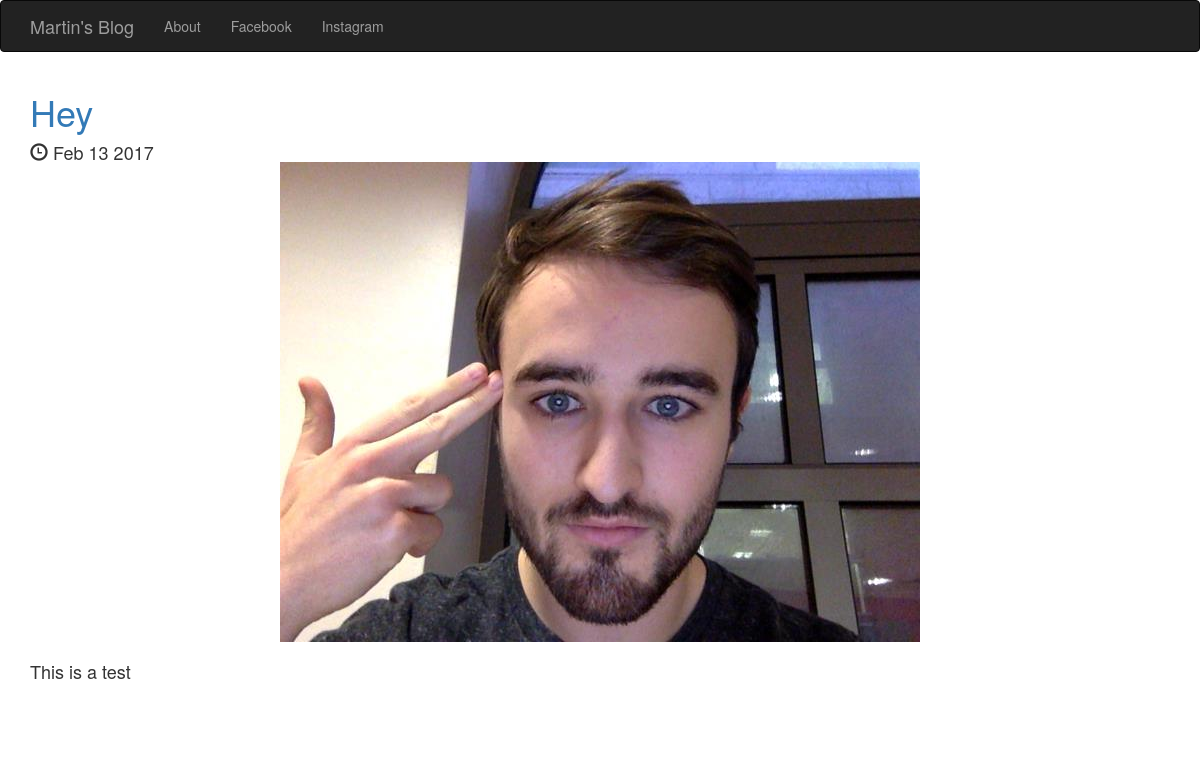
The app's page /posts/1/ with its own data.
### posts/models.py (models this page shows, shortened)
class Post(models.Model):
	title = models.CharField(max_length = 200)
	pub_date = models.DateTimeField()
	image = models.ImageField(upload_to='media/')
	body = models.TextField()
	def pub_date_pretty(self):
		return self.pub_date.strftime('%b %e %Y')

### posts/views.py (the view)
# urls.py: url(r'^posts/(?P<post_id>[0-9]+)/$', posts.views.post_details, name = "post_detail"),
def post_details(request, post_id):
	post = get_object_or_404(Post, pk=post_id)
	return render(request, 'posts/posts_detail.html', {'post':post})

### posts/templates/posts/posts_detail.html (shortened to what this page needs)
<!DOCTYPE html>
<html lang="en">
	<head>
		<link rel="stylesheet" href="https://maxcdn.bootstrapcdn.com/bootstrap/3.3.7/css/bootstrap.min.css">
	</head>
	<body>
		<nav class="navbar navbar-inverse">
			<div class="container">
				<div class="navbar-header">
					<a class="navbar-brand" href="{% url 'home' %}">Martin's Blog</a>
					</div>
				<div class="collapse navbar-collapse" id="mynav">
					<ul class="nav navbar-nav">
						<li><a href = "{% url 'about' %}">About</a></li>
						<li><a href = "https://www.facebook.com/martin.quinn.315">Facebook</a></li>
						<li><a href = "https://www.instagram.com/martinquinn94/">Instagram</a></li>
					</ul>
				</div>
			</div>
		</nav>
		<div class="container">
			<a href= "{% url 'post_detail' post.id %}"><h1>{{ post.title }}</h1></a>
			<h4>
			<span class="glyphicon glyphicon-time" aria-hidden="true"></span> {{ post.pub_date_pretty}}
			<br />
			<img src="{{ post.image.url }}" class = "img-responsive center-block" style="max-height:500px;"/>
			<br />
			<p>{{ post.body }}</h4></p>
			<br />
			<br />
		</div>
	</body>
</html>

### records on screen
Post: title "Hey", pub_date_pretty "Feb 13 2017", image (picture), body "This is a test"
